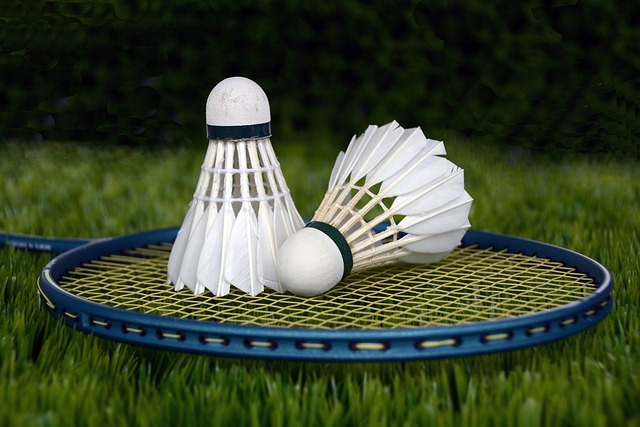
%> input picture Practical 4/4B/badminton.jpg, 640 x 427 px
$ octave P4B.m   (GNU Octave 9; MATLAB toolbox functions it lacks are replaced by stand-ins)
%> lines starting %> are read from the running program, lines starting %| are printed output that depends on the picture; in (x1, y1, x2, y2) boxes, pixels count from 0 and x2, y2 are one past the last pixel; in counts of white or black regions, pixels touching at a corner belong together; the program's own positions count from 1
%{
Practical 4-B
Write a MATLAB program for Image Bitwise Operations using switch case (AND, OR, NOT, XOR) and explain the results findings.
Use the files 'badminton.jpg' and 'basketball.jpeg'
%}

clc;
clear;
close all;

i = imread('badminton.jpg');
%> i is the input picture: size 427x640x3 uint8; mean R, G, B 60.3, 71.8, 47.1
j = imread('basketball.jpeg');
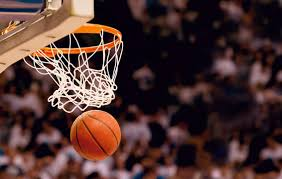
%> input picture Practical 4/4B/basketball.jpeg, 282 x 179 px
%> j is the input picture: size 179x282x3 uint8; mean R, G, B 77.2, 50.8, 48.3

if size(i, 3) == 3
    i_gray = rgb2gray(i);
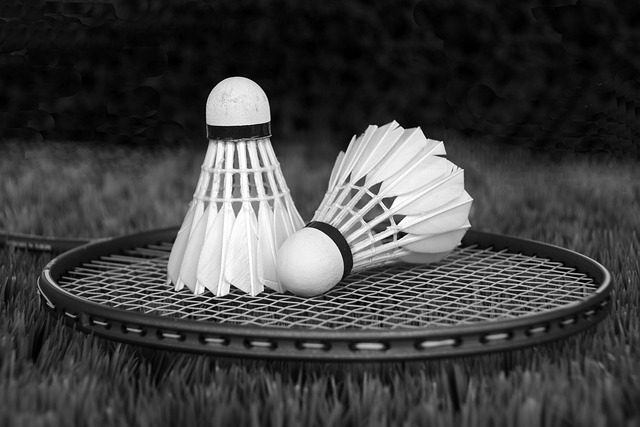
%> i_gray: size 427x640 uint8; min 0, max 255, mean 65.5
else
    i_gray = i;
end

if size(j, 3) == 3
    j_gray = rgb2gray(j);
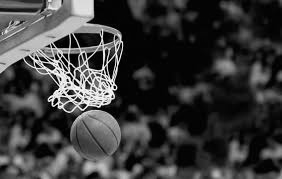
%> j_gray: size 179x282 uint8; min 0, max 254, mean 58.4
else
    j_gray = j;
end

[r, c] = size(i_gray);
%> r = 427; c = 640
j_gray = imresize(j_gray, [r, c]);
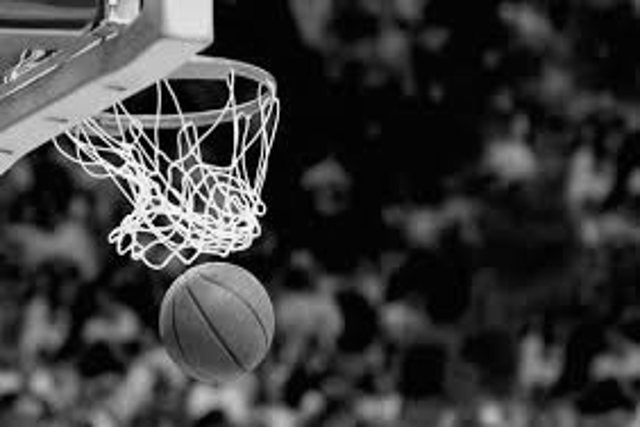
%> j_gray: size 427x640 uint8; min 0, max 255, mean 58.4

i_thresh = graythresh(i_gray);
%> i_thresh = 0.459
i_binary = imbinarize(i_gray, i_thresh);
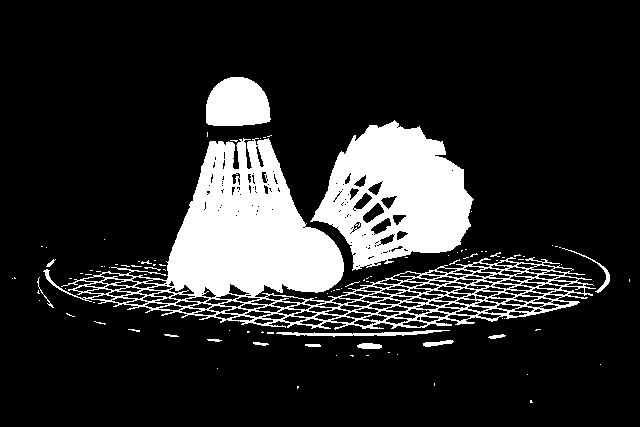
%> i_binary: size 427x640 logical; 16.6% white; 104 white regions (87 under 20 px), largest, box (x1, y1, x2, y2) and area: (43, 138, 596, 330) 26613, (310, 120, 474, 271) 14580, (206, 77, 271, 126) 2623
j_thresh = graythresh(j_gray);
%> j_thresh = 0.329
j_binary = imbinarize(j_gray, j_thresh);
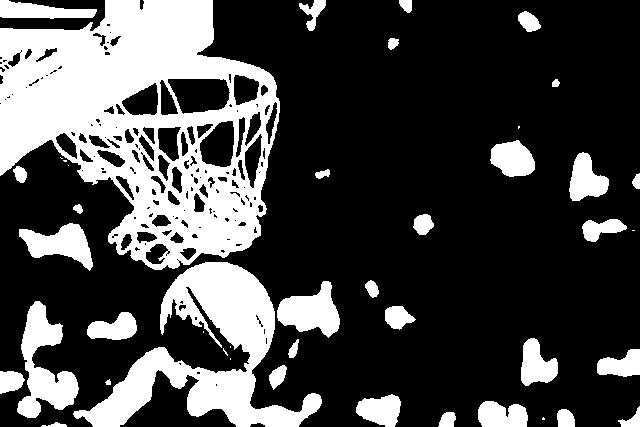
%> j_binary: size 427x640 logical; 27.6% white; 44 white regions (10 under 20 px), largest, box (x1, y1, x2, y2) and area: (0, 0, 280, 270) 40335, (73, 262, 322, 427) 14594, (17, 301, 79, 418) 3388

fprintf("Select a bitwise operation:- \n");
fprintf("1. Bitwise AND. \n");
fprintf("2. Bitwise OR. \n");
fprintf("3. Bitwise NOT. \n");
fprintf("4. Bitwise XOR. \n");
ch = input("Enter your choice (1-4): ");
%> the answer given: 1

figure;

switch ch
    case 1
        result = i_binary & j_binary;
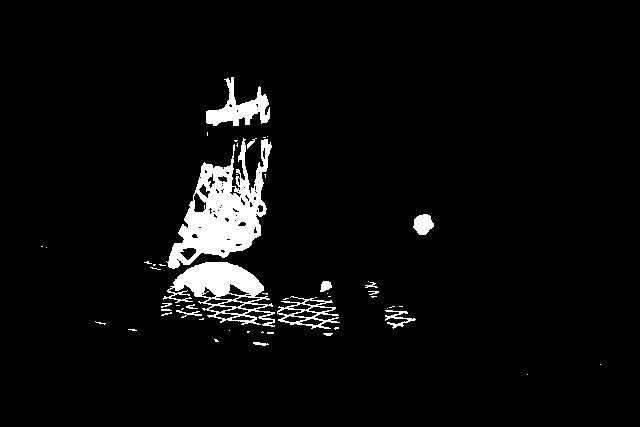
%> result: size 427x640 logical; 4.4% white; 53 white regions (37 under 20 px), largest, box (x1, y1, x2, y2) and area: (166, 138, 272, 269) 6009, (163, 262, 275, 327) 3042, (206, 77, 270, 126) 1313
        subplot(1,3,1); imshow(i_binary); title("Binary Image 1");
        subplot(1,3,2); imshow(j_binary); title("Binary Image 2");
        subplot(1,3,3); imshow(result); title("Bitwise AND");

    case 2
        result = i_binary | j_binary;
        subplot(1,3,1); imshow(i_binary); title("Binary Image 1");
        subplot(1,3,2); imshow(j_binary); title("Binary Image 2");
        subplot(1,3,3); imshow(result); title("Bitwise OR");

    case 3
        result = ~i_binary;
        subplot(1,2,1); imshow(i_binary); title("Binary Image 1");
        subplot(1,2,2); imshow(result); title("Bitwise NOT");

    case 4
        result = xor(i_binary, j_binary);
        subplot(1,3,1); imshow(i_binary); title("Binary Image 1");
        subplot(1,3,2); imshow(j_binary); title("Binary Image 2");
        subplot(1,3,3); imshow(result); title("Bitwise XOR");

    otherwise
        fprintf("Invalid choice. Please enter a number between 1 and 4. \n");
end
